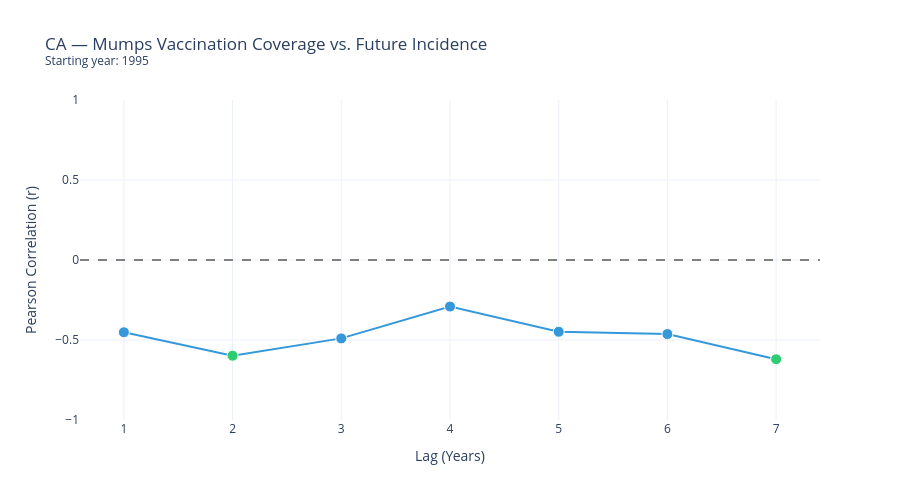

This figure's notebook cell:
### Code cell
fig = graph_pearson_lag_results(results)
fig.show()

### Figure 1 — Plotly figure (JSON) as saved in the notebook; plotly's stock layout.template omitted (floating-point values rounded to 4 significant figures)
{"data": [{"customdata": [[16.0, 0.07916], [16.0, 0.01443], [16.0, 0.05403], [16.0, 0.2746], [16.0, 0.0815], [16.0, 0.07098], [16.0, 0.0104]], "hovertemplate": "Lag: %{x} years<br>Pearson r: %{y:.3f}<br>n: %{customdata[0]}<br>p-value: %{customdata[1]:.4f}<extra></extra>", "line": {"color": "#3498DB", "width": 2}, "marker": {"color": ["#3498DB", "#2ECC71", "#3498DB", "#3498DB", "#3498DB", "#3498DB", "#2ECC71"], "line": {"color": "white", "width": 1}, "size": 11}, "mode": "lines+markers", "name": "Pearson r", "type": "scatter", "x": [1, 2, 3, 4, 5, 6, 7], "y": [-0.4515, -0.5979, -0.49, -0.2908, -0.4484, -0.4629, -0.62]}], "layout": {"height": 500, "hovermode": "closest", "shapes": [{"line": {"color": "gray", "dash": "dash"}, "type": "line", "x0": 0, "x1": 1, "xref": "x domain", "y0": 0, "y1": 0, "yref": "y"}], "title": {"text": "CA — Mumps Vaccination Coverage vs. Future Incidence<br><sup>Starting year: 1995</sup>"}, "xaxis": {"dtick": 1, "tickmode": "linear", "title": {"text": "Lag (Years)"}}, "yaxis": {"range": [-1, 1], "title": {"text": "Pearson Correlation (r)"}, "zeroline": false}}}
